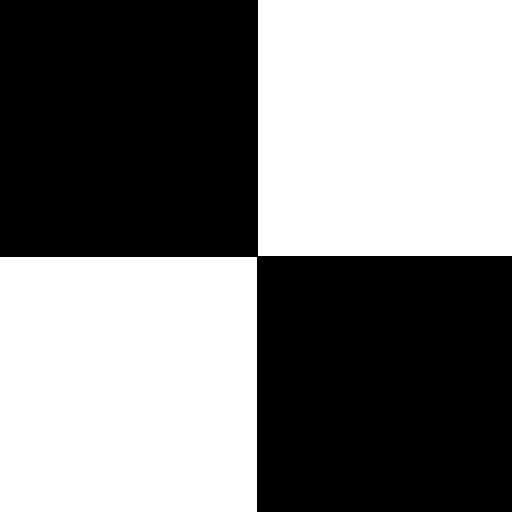
#> input picture U2/squares_bw.tif, 512 x 512 px
$ python PI_U2_Transformacion_y_Filtrado_p2.py   (older library calls are emulated)
#> lines starting #> are read from the running program, lines starting #| are printed output that depends on the picture; after the words box and inside, x2 and y2 are one past the last pixel; in counts of white or black regions, pixels touching at a corner belong together
#VISTO !

import cv2
import numpy as np
import matplotlib.pyplot as plt


# --- Filtro Promediación (Pasa bajos) - Efectos de borde -----------------------------------
# https://docs.opencv.org/master/d4/d86/group__imgproc__filter.html#ga27c049795ce870216ddfb366086b5a04
img = cv2.imread('squares_bw.tif',cv2.IMREAD_GRAYSCALE)
#> img: shape (512, 512); values 0 (black) and 250 (white), 49.8% white; 2 white regions, box (x1, y1, x2, y2) and area: (0, 257, 257, 512) 65535, (258, 0, 512, 256) 65024
w = np.ones((31, 31), np.float32) / (31*31)

# /*
#  Various border types, image boundaries are denoted with '|'

#  * BORDER_REPLICATE:     aaaaaa|abcdefgh|hhhhhhh
#  * BORDER_REFLECT:       fedcba|abcdefgh|hgfedcb
#  * BORDER_REFLECT_101:   gfedcb|abcdefgh|gfedcba
#  * BORDER_WRAP:          cdefgh|abcdefgh|abcdefg
#  * BORDER_CONSTANT:      iiiiii|abcdefgh|iiiiiii  with some specified 'i'
#  */

plt.subplot(231)
plt.imshow(img,cmap='gray')
plt.title('Imagen Original')
plt.xticks([]), plt.yticks([])

plt.subplot(232)
img_fil = cv2.filter2D(img, -1, w, borderType=cv2.BORDER_DEFAULT)  # cv2.BORDER_DEFAULT = 4  --> Idem a cv2.BORDER_REFLECT_101
plt.imshow(img_fil,cmap='gray')
plt.title('Filtrada - BORDER_DEFAULT')
plt.xticks([]), plt.yticks([])

plt.subplot(233)
img_fil = cv2.filter2D(img, -1, w, borderType=cv2.BORDER_REPLICATE)
plt.imshow(img_fil,cmap='gray')
plt.title('Filtrada - BORDER_REPLICATE')
plt.xticks([]), plt.yticks([])

plt.subplot(234)
img_fil = cv2.filter2D(img, -1, w, borderType=cv2.BORDER_WRAP)
plt.imshow(img_fil,cmap='gray')
plt.title('Filtrada - BORDER_WRAP')
plt.xticks([]), plt.yticks([])

plt.subplot(235)
img_fil = cv2.filter2D(img, -1, w, borderType=cv2.BORDER_REFLECT)
plt.imshow(img_fil,cmap='gray')
plt.title('Filtrada - BORDER_REFLECT')
plt.xticks([]), plt.yticks([])

plt.subplot(236)
img_fil = cv2.filter2D(img, -1, w, borderType=cv2.BORDER_CONSTANT)  # 0  --> Idem a cv2.BORDER_REFLECT_101
plt.imshow(img_fil,cmap='gray')
plt.title('Filtrada - BORDER_CONSTANT (idem zero padding)')
plt.xticks([]), plt.yticks([])

plt.show(block=False)


# --- Filtro promediacion - Ejemplo ------------------------------------------------------
img = cv2.imread('cameraman.tif',cv2.IMREAD_GRAYSCALE)
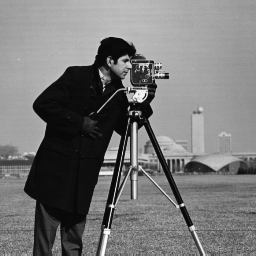
#> input picture U2/cameraman.tif, 256 x 256 px
#> img is the input picture: shape (256, 256); min 7, max 253, mean 118.7
w1 = np.ones((3,3))/(3*3)  # Casting a float automático...
w2 = np.ones((15,15))/(15*15)
w3 = np.ones((31,31))/(31*31)
img1 = cv2.filter2D(img,-1,w1)
img2 = cv2.filter2D(img,-1,w2)
img3 = cv2.filter2D(img,-1,w3)

ax1 = plt.subplot(221)
plt.imshow(img,cmap='gray')
plt.title('Imagen Original')
plt.subplot(222,sharex=ax1,sharey=ax1)
plt.imshow(img1,cmap='gray')
plt.title('Filtro promediación 3 x 3')
plt.subplot(223,sharex=ax1,sharey=ax1)
plt.imshow(img2,cmap='gray')
plt.title('Filtro promediación 15 x 15')
plt.subplot(224,sharex=ax1,sharey=ax1)
plt.imshow(img3,cmap='gray')
plt.title('Filtro promediación 31 x 31')
plt.show(block=False)


# --- Filtro pasa  altos - Ejemplo ------------------------------------------------------
img = cv2.imread('cameraman.tif',cv2.IMREAD_GRAYSCALE)
w1 = -np.ones((3,3))/(3*3)
w1[1,1]=8/9
w2 = -np.ones((5,5))/(5*5)
w2[2,2]=24/25
img1 = cv2.filter2D(img,-1,w1)
img2 = cv2.filter2D(img,-1,w2)

ax1 = plt.subplot(221)
plt.imshow(img,cmap='gray')
plt.title('Imagen Original')
plt.subplot(222,sharex=ax1,sharey=ax1)
plt.imshow(img1,cmap='gray')
plt.title('Filtro pasa altos 3 x 3')
plt.subplot(223,sharex=ax1,sharey=ax1)
plt.imshow(img2,cmap='gray')
plt.title('Filtro pasa altos 5 x 5')
plt.show(block=False)


# --- Filtro High Boost - Ejemplo ------------------------------------------------------
img = cv2.imread('cameraman.tif',cv2.IMREAD_GRAYSCALE)
A = 1.8
w1 = -np.ones((3,3))/(3*3)
w1[1,1] = (9*A-1)/9
w2 = -np.ones((5,5))/(5*5)
w2[2,2] = (25*A-1)/25
img1 = cv2.filter2D(img,-1,w1)
img2 = cv2.filter2D(img,-1,w2)

ax1 = plt.subplot(221)
plt.imshow(img,cmap='gray')
plt.title('Imagen Original')
plt.subplot(222,sharex=ax1,sharey=ax1)
plt.imshow(img1,cmap='gray')
plt.title('Filtro High Boost 3 x 3')
plt.subplot(223,sharex=ax1,sharey=ax1)
plt.imshow(img2,cmap='gray')
plt.title('Filtro High Boost 5 x 5')
plt.show(block=False)


# --- Filtro Sobel -------------------------------------------------
img = cv2.imread('cameraman.tif',cv2.IMREAD_GRAYSCALE)
wy = np.array([(1,2,1),(0,0,0),(-1,-2,-1)])
wx = wy.transpose() # Idem a wx.T
img1 = cv2.filter2D(img,-1,wx)
img2 = cv2.filter2D(img,-1,wy)

plt.figure(1)
ax1 = plt.subplot(221)
plt.imshow(img,cmap='gray')
plt.title('Imagen Original')
plt.subplot(222,sharex=ax1,sharey=ax1)
plt.imshow(img1,cmap='gray')
plt.title('Filtro Sobel horizontal')
plt.subplot(223,sharex=ax1,sharey=ax1)
plt.imshow(img2,cmap='gray')
plt.title('Filtro Sobel vertical')
plt.show(block=False)


# --- Filtro Laplaciano ------------------------------------------
img = cv2.imread('moon.tif',cv2.IMREAD_GRAYSCALE)
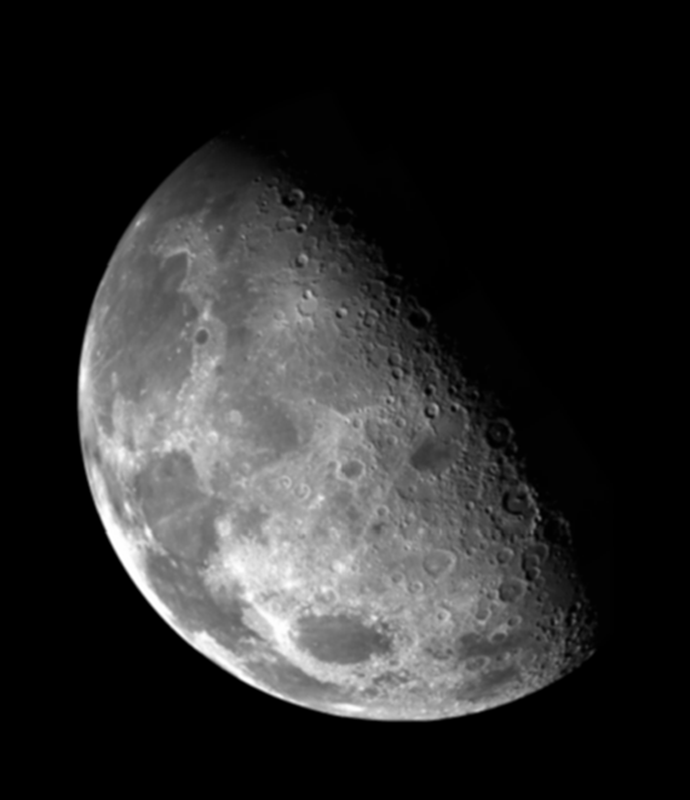
#> input picture U2/moon.tif, 690 x 800 px
#> img is the input picture: shape (800, 690); min 0, max 255, mean 42.7
laplacian = cv2.Laplacian(img, cv2.CV_64F) # El tamaño del kernel por defecto es 3x3 (ksize=3)
# laplacian = cv2.Laplacian(img.astype(float), -1)
img_res = img - laplacian
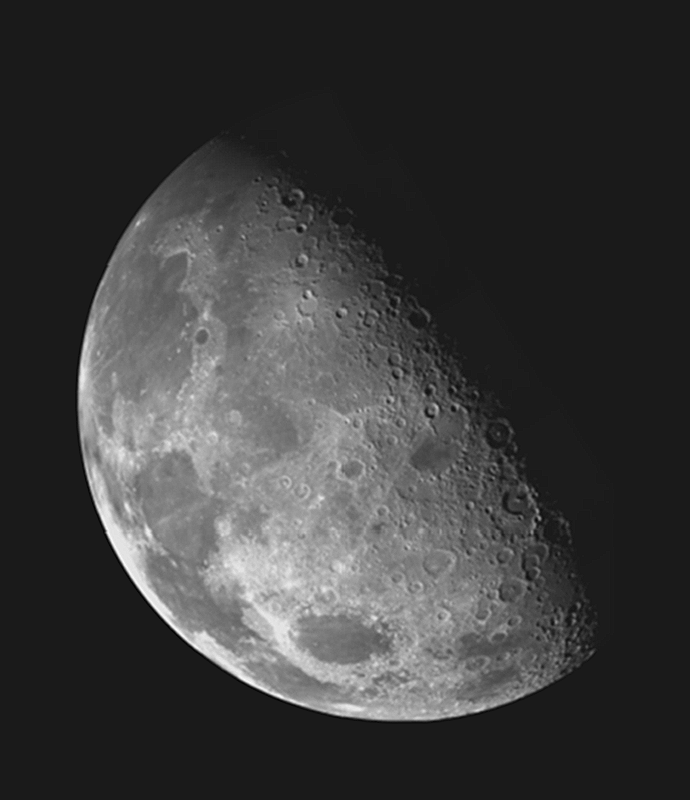
#> img_res: shape (800, 690) float64; min -34, max 289, mean 42.7; drawn with min black and max white
img_res_8 = cv2.convertScaleAbs(img_res)   # Toma valor absoluto - Satura - pasa a uint8

ax1 = plt.subplot(221)
h=plt.imshow(img,cmap='gray')
plt.colorbar(h)
plt.title('Imagen Original')
plt.subplot(222,sharex=ax1,sharey=ax1)
h=plt.imshow(laplacian,cmap='gray')
plt.colorbar(h)
plt.title('Filtro Laplaciano')
plt.subplot(223,sharex=ax1,sharey=ax1)
h=plt.imshow(img_res,cmap='gray')
plt.colorbar(h)
plt.title('Imagen resaltada')
plt.subplot(224,sharex=ax1,sharey=ax1)
h=plt.imshow(img_res_8,cmap='gray')
plt.colorbar(h)
plt.title('Imagen resaltada - uint8')
plt.show(block=False)


# --- Filtro Laplaciano - Comparación de diferentes implementaciones -----------------------------
img = cv2.imread('moon.tif',cv2.IMREAD_GRAYSCALE)
w4 = np.array([[0,1,0],[1,-4,1],[0,1,0]], np.float32)
w8 = np.array([[1,1,1],[1,-8,1],[1,1,1]], np.float32)
img_w4 = img.astype(np.float32) - cv2.filter2D(img, -1, w4)
img_w8 = img.astype(np.float32) - cv2.filter2D(img, -1, w8)
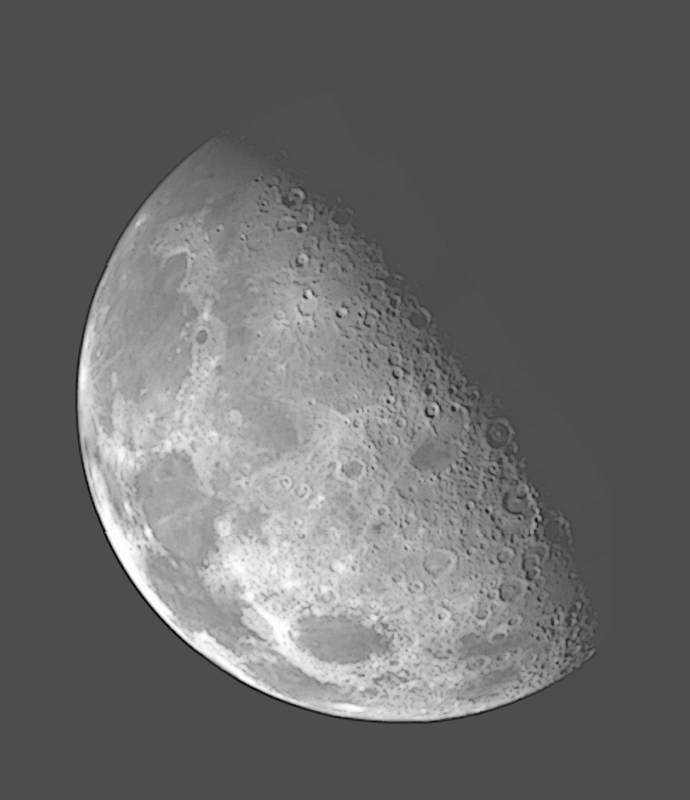
#> img_w8: shape (800, 690) float32; min -112, max 255, mean 40.5; drawn with min black and max white
img_w4 = cv2.convertScaleAbs(img_w4)
img_w8 = cv2.convertScaleAbs(img_w8)

ax1 = plt.subplot(221)
h=plt.imshow(img,cmap='gray')
plt.colorbar(h)
plt.title('Imagen Original')
plt.subplot(222,sharex=ax1,sharey=ax1)
h=plt.imshow(img_w4,cmap='gray')
plt.colorbar(h)
plt.title('Filtro Laplaciano -4')
plt.subplot(223,sharex=ax1,sharey=ax1)
h=plt.imshow(img_w8,cmap='gray')
plt.colorbar(h)
plt.title('Filtro Laplaciano -8')
plt.show(block=False)


# --- Filtro de Mediana ---------------------------------------------------------------------------
def imnoise_salt_pepper(img, p=0.2):
    #   imnoise_salt_pepper(img, p=0.2)
    # img: Imagen 2D de entrada.
    # p: porcentaje de píxeles afectados por el ruido (debe ser un valor entre 0 y 1)
    # Salida: imagen + ruido salt (255) and pepper (0).
    img_noise = img.copy()
    x = np.random.rand(*img.shape)
    img_noise[ x <p/2 ] = 0
    img_noise[ (x > p/2)  & (x<p) ] = 255
    return img_noise

img = cv2.imread('circuit_board.tif',cv2.IMREAD_GRAYSCALE)
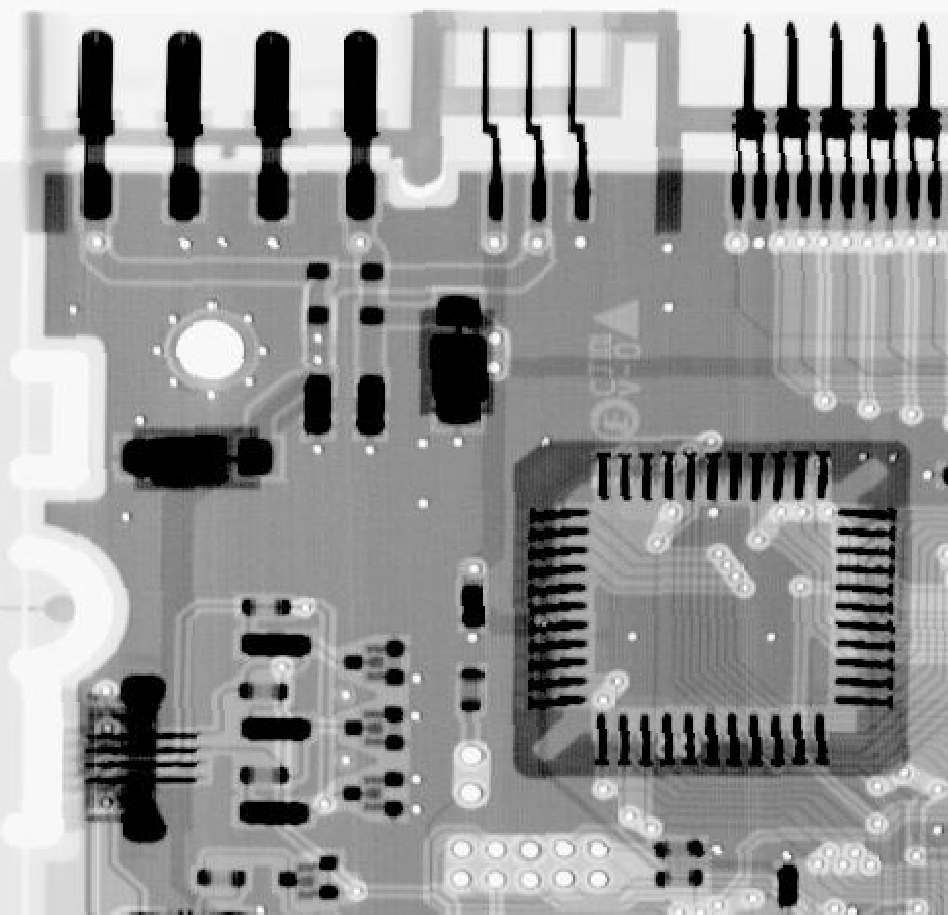
#> input picture U2/circuit_board.tif, 948 x 915 px
#> img is the input picture: shape (915, 948); min 0, max 255, mean 150.8
img_noise1 = imnoise_salt_pepper(img,0.1)
img_noise2 = imnoise_salt_pepper(img,0.2)
img_noise3 = imnoise_salt_pepper(img,0.5)
#> call 3 of imnoise_salt_pepper, with p = 0.5
#> in imnoise_salt_pepper (call 3), `img_noise[ (x > p/2)  & (x<p) ] = 255`:
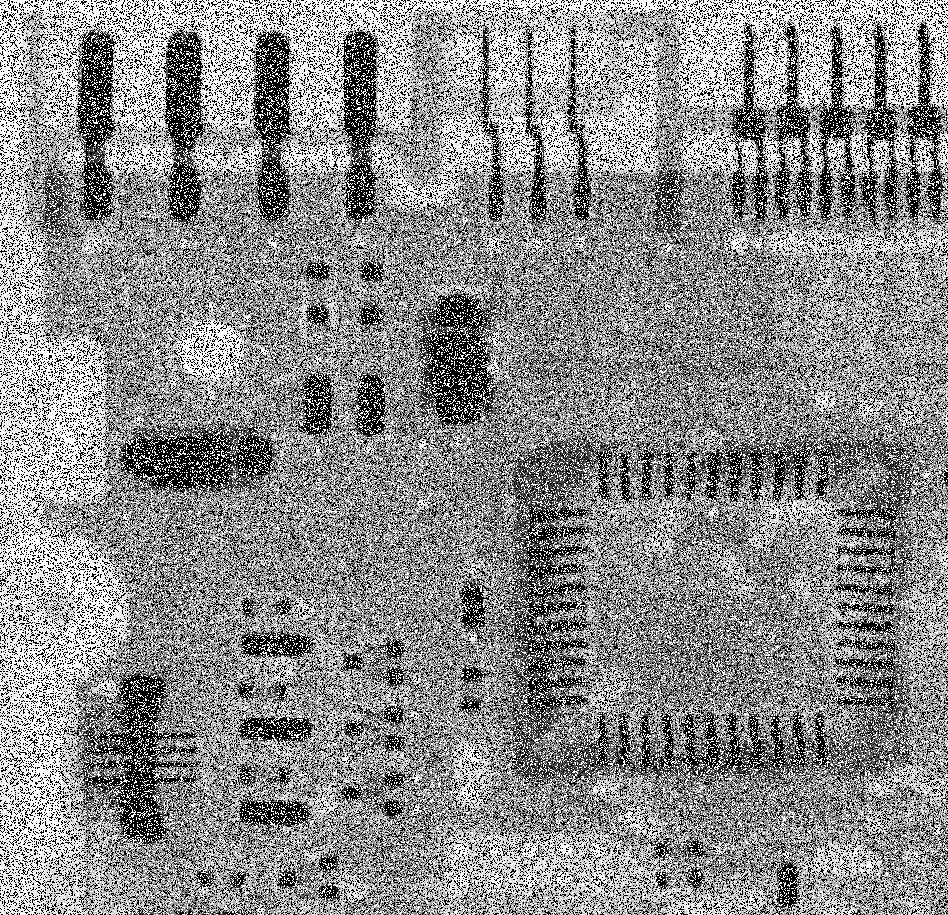
#> img_noise: shape (915, 948); min 0, max 255, mean 139.1

ax1 = plt.subplot(221)
h=plt.imshow(img,cmap='gray')
plt.colorbar(h)
plt.title('Imagen Original')
plt.subplot(222,sharex=ax1,sharey=ax1)
h=plt.imshow(img_noise1,cmap='gray')
plt.colorbar(h)
plt.title('Imagen con ruido salt & pepper - 0.1')
plt.subplot(223,sharex=ax1,sharey=ax1)
h=plt.imshow(img_noise2,cmap='gray')
plt.colorbar(h)
plt.title('Imagen con ruido salt & pepper - 0.2')
plt.subplot(224,sharex=ax1,sharey=ax1)
h=plt.imshow(img_noise3,cmap='gray')
plt.colorbar(h)
plt.title('Imagen con ruido salt & pepper - 0.5')
plt.show(block=False)


img_noise1_filt = cv2.medianBlur(img_noise1,3)
img_noise2_filt = cv2.medianBlur(img_noise2,3)
img_noise3_filt3 = cv2.medianBlur(img_noise3,3)
img_noise3_filt5 = cv2.medianBlur(img_noise3,5)

ax1 = plt.subplot(221)
h=plt.imshow(img_noise1,cmap='gray')
plt.colorbar(h)
plt.title('Imagen con ruido salt & pepper - 0.1')
plt.subplot(222,sharex=ax1,sharey=ax1)
h=plt.imshow(img_noise1_filt,cmap='gray')
plt.colorbar(h)
plt.title('Imagen con ruido salt & pepper - 0.1 - Filtrada')
ax1 = plt.subplot(223)
h=plt.imshow(img_noise3,cmap='gray')
plt.colorbar(h)
plt.title('Imagen con ruido salt & pepper - 0.5')
plt.subplot(224,sharex=ax1,sharey=ax1)
h=plt.imshow(img_noise3_filt5,cmap='gray')
plt.colorbar(h)
plt.title('Imagen con ruido salt & pepper - 0.5 - Filtrada')

plt.show(block=False)


ax1 = plt.subplot(221)
h=plt.imshow(img,cmap='gray')
plt.colorbar(h)
plt.title('Imagen Original')
plt.subplot(222,sharex=ax1,sharey=ax1)
h=plt.imshow(img_noise3, cmap='gray')
plt.colorbar(h)
plt.title('Imagen con ruido salt & pepper - 0.5')
ax1 = plt.subplot(223)
h=plt.imshow(img_noise3_filt3,cmap='gray')
plt.colorbar(h)
plt.title('Imagen con ruido salt & pepper - 0.5 - Filtrada (k=3)')
plt.subplot(224,sharex=ax1,sharey=ax1)
h=plt.imshow(img_noise3_filt5,cmap='gray')
plt.colorbar(h)
plt.title('Imagen con ruido salt & pepper - 0.5 - Filtrada (k=5)')

plt.show(block=False)
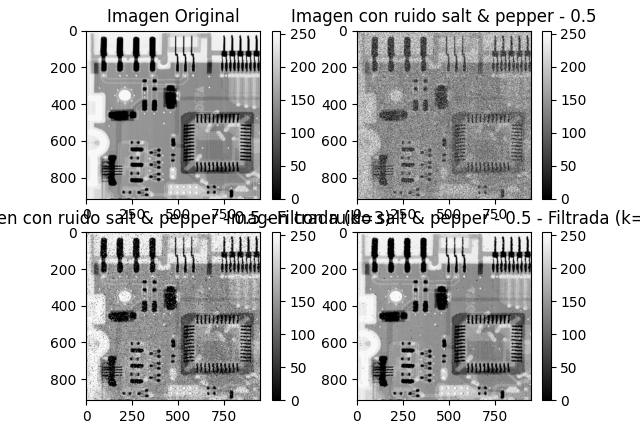
#> figure drawn by matplotlib, 8 panels
